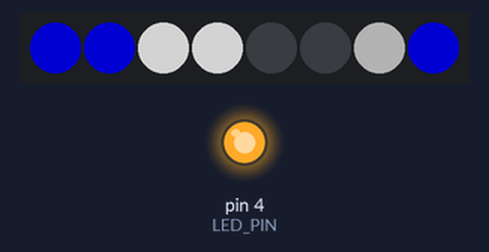
The sketch below on a simulated Arduino Uno, built with avr-gcc and run on an emulated ATmega328P. Parts: 8 RGB LEDs in strip order, left to right, output pins drawn as LEDs (lit = HIGH). Dim RGB values are drawn brighter than linear.

Above: at 0.1 s.
At 5.1 s:
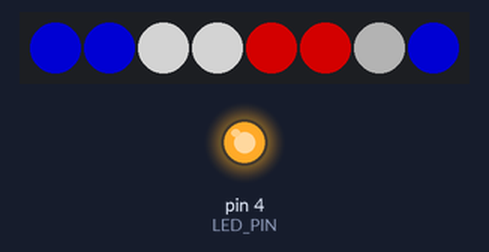
Timing chart, 0 to 126.5 s (numbered marks = the images above):
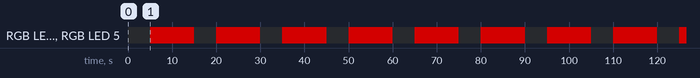

The sketch:

head.ino
```cpp
#include <RF24.h>
#include <printf.h>
#include <FastLED.h>

#define NUM_LEDS 8
#define LED_STRIP 3
#define LED_PIN 4

RF24 radio(9, 10);

CRGB leds[NUM_LEDS];

typedef struct inputs{
  float lx;
  float ly;
  float rx;
  float ry;
  bool rsw;
  bool lsw;
  bool enable;
  bool sound;
}inputs;

const byte address[6] = "00BB8";

void setup() {
  Serial.begin(9600);
  printf_begin();

  FastLED.addLeds<NEOPIXEL, LED_STRIP>(leds, NUM_LEDS);
  defaultColor();

  pinMode(LED_PIN, OUTPUT);
  digitalWrite(LED_PIN, HIGH);

//  radio.begin();
//  radio.setRetries(15,15);
//  radio.setPALevel(RF24_PA_MAX);
//  radio.openReadingPipe(1, address);
//  radio.startListening();
//  radio.printDetails();
}

void loop() {
  leds[4] = CRGB(0,0,0);
  leds[5] = CRGB(0,0,0);
  FastLED.show();
  delay(5000);
  leds[4] = CRGB(255/2,0,0);
  leds[5] = CRGB(255/2,0,0);
  FastLED.show();
  delay(10000);


//  if(radio.available()){
//    int payload_size = radio.getDynamicPayloadSize();
//    if(payload_size > 1){
//      inputs i;
//      radio.read(&i, payload_size);
//      Serial.print("sound: ");
//      Serial.print(i.sound);
//      Serial.print(" lx: ");
//      Serial.println(i.lx);
//    }
//  }

}

void defaultColor(){
  leds[0] = CRGB(0,0,255/2);
  leds[1] = CRGB(0,0,255/2);
  leds[2] = CRGB(255/2,255/2,255/2);
  leds[3] = CRGB(255/2,255/2,255/2);
  leds[4] = CRGB(0,0,0);
  leds[5] = CRGB(0,0,0);
  leds[6] = CRGB(120/2,120/2,120/2);
  leds[7] = CRGB(0,0,255/2);
  FastLED.show();
  }

void printInputs(inputs i){
  printf("LX: %d LY: %d RX: %d RY: %d LSW: %s RSW: %s \
    \n", i.lx, i.ly, i.rx, i.ry, (i.lsw == 1) ? "pressed" : "released", \
    (i.rsw == 1) ? "pressed" : "released");
}
```

Measured:
- by itself, RGB LED 4, RGB LED 5: alternates RGB(127, 0, 0) for 10.0 s and off for 5.0 s
